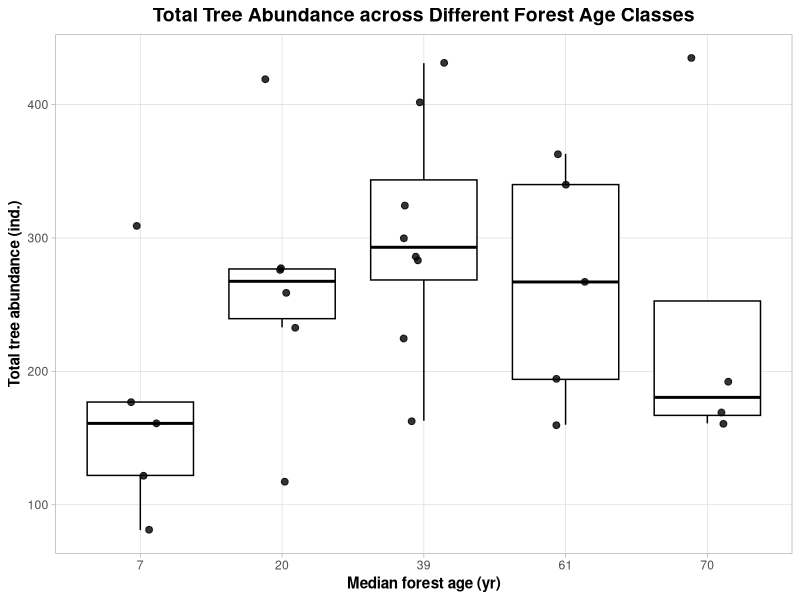
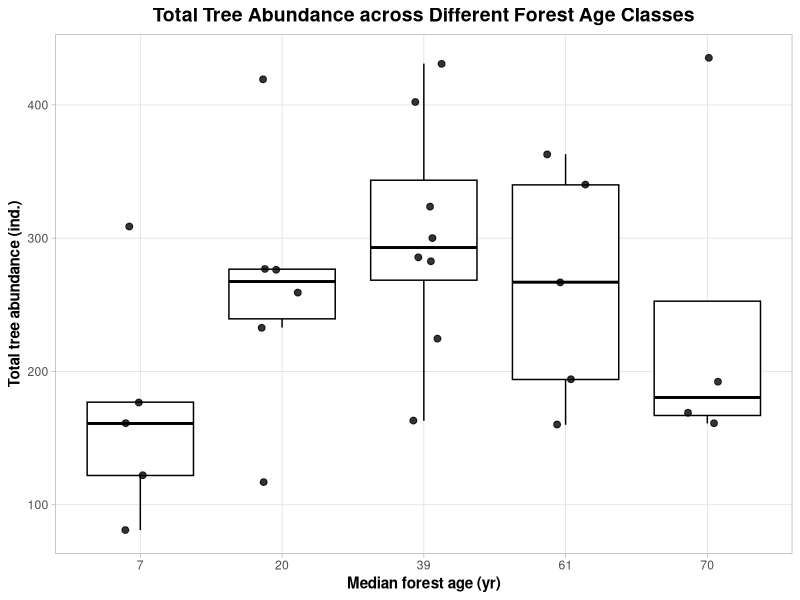

R code for these plots, in order:
## ---- chunk 1
### Your R code is here

# Load library
library(ggplot2)

# Load data and make the row names the same
df_1 <- read.csv("data/Abbas_2019_TableS4_ed1.csv",row.names = 1)
df_2 <- read.csv("data/Abbas_2019_TableS4_ed2.csv", row.names = 1)

head(df_1)
head(df_2)
## ---- chunk 2
# 2. Calculate the total abundance
total_abundance <- colSums(df_2)

# 3. Verify and Plot
if (all(names(total_abundance) == rownames(df_1))) {
  
  plot_data <- data.frame(
    Age = df_1$AGE_MEDIAN, 
    Abundance = as.numeric(total_abundance)
  )
  
  # Assign the plot to a variable 'p'
  p <- ggplot(plot_data, aes(x = factor(Age), y = Abundance)) +
    geom_boxplot(outlier.shape = NA, fill = "white", color = "black") + 
    geom_jitter(width = 0.15, size = 2, alpha = 0.8) + 
    labs(
      title = "Total Tree Abundance across Different Forest Age Classes",
      x = "Median forest age (yr)",
      y = "Total tree abundance (ind.)"
    ) +
    theme_light() +
    theme(
      plot.title = element_text(size = 14, face = "bold", hjust = 0.5),
      axis.title = element_text(size = 11, face = "bold"),
      panel.grid.minor = element_blank()
    )

  # 4. EDIT PLOT SIZE HERE
  # You can change width and height (units can be "in", "cm", or "mm")
  # A standard scientific plot is often 6x5 or 7x5 inches.
  ggsave("abundance_plot.png", plot = p, width = 7, height = 14, units = "in", dpi = 300)
  
  # To display it in your R session with a specific size (if using RStudio/Jupyter):
  print(p)

} else {
  stop("The Plot IDs in the two files do not match!")
}
## ---- chunk 3
### Your R code is here

## ---- chunk 4
### Your R code is here
### XXXXX
